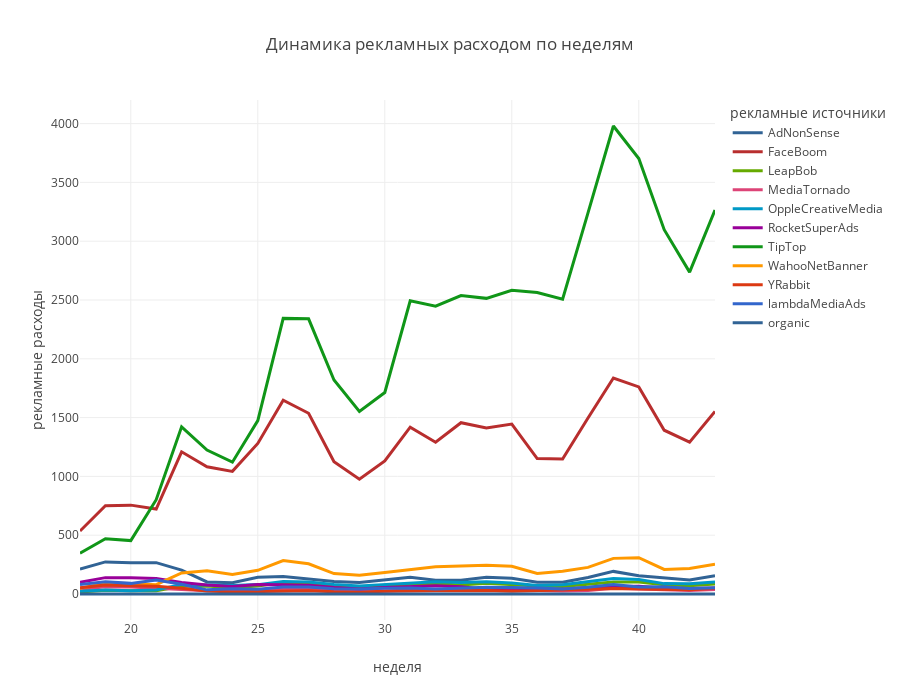

Notebook source saved alongside this figure:
### Markdown cell above
строим графики

### Code cell
fig=px.line(week_cost,
        x='week',
        y='acquisition_cost',
        color='channel',
        template='none',
        color_discrete_sequence=(px
                                .colors
                                .qualitative
                                .G10_r),
        labels={'channel': 'рекламные источники',
                'week': 'неделя',
                'acquisition_cost': 'рекламные расходы'},
        
        title='Динамика рекламных расходом по неделям',
        height=700)
fig.update_traces(line_width=3)
iplot(fig)

### Figure 1 — Plotly figure (JSON) as saved in the notebook; plotly's stock layout.template omitted (floating-point values rounded to 4 significant figures)
{"data": [{"hovertemplate": "рекламные источники=AdNonSense<br>неделя=%{x}<br>рекламные расходы=%{y}<extra></extra>", "legendgroup": "AdNonSense", "line": {"color": "#316395", "dash": "solid", "width": 3}, "marker": {"symbol": "circle"}, "mode": "lines", "name": "AdNonSense", "orientation": "v", "showlegend": true, "type": "scatter", "x": [18, 19, 20, 21, 22, 23, 24, 25, 26, 27, 28, 29, 30, 31, 32, 33, 34, 35, 36, 37, 38, 39, 40, 41, 42, 43], "xaxis": "x", "y": [211.0, 273.0, 265.6, 266.7, 202.7, 102.9, 96.6, 141.8, 148.1, 130.2, 106.0, 97.65, 118.7, 141.8, 116.5, 117.6, 142.8, 133.3, 100.8, 100.8, 139.7, 192.2, 155.4, 136.5, 118.7, 154.3], "yaxis": "y"}, {"hovertemplate": "рекламные источники=FaceBoom<br>неделя=%{x}<br>рекламные расходы=%{y}<extra></extra>", "legendgroup": "FaceBoom", "line": {"color": "#B82E2E", "dash": "solid", "width": 3}, "marker": {"symbol": "circle"}, "mode": "lines", "name": "FaceBoom", "orientation": "v", "showlegend": true, "type": "scatter", "x": [18, 19, 20, 21, 22, 23, 24, 25, 26, 27, 28, 29, 30, 31, 32, 33, 34, 35, 36, 37, 38, 39, 40, 41, 42, 43], "xaxis": "x", "y": [535.7, 750.2, 755.7, 722.7, 1209.0, 1081.0, 1043.0, 1280.0, 1648.0, 1537.0, 1124.0, 975.7, 1131.0, 1419.0, 1290.0, 1456.0, 1411.0, 1445.0, 1152.0, 1148.0, 1496.0, 1837.0, 1761.0, 1393.0, 1291.0, 1552.0], "yaxis": "y"}, {"hovertemplate": "рекламные источники=LeapBob<br>неделя=%{x}<br>рекламные расходы=%{y}<extra></extra>", "legendgroup": "LeapBob", "line": {"color": "#66AA00", "dash": "solid", "width": 3}, "marker": {"symbol": "circle"}, "mode": "lines", "name": "LeapBob", "orientation": "v", "showlegend": true, "type": "scatter", "x": [18, 19, 20, 21, 22, 23, 24, 25, 26, 27, 28, 29, 30, 31, 32, 33, 34, 35, 36, 37, 38, 39, 40, 41, 42, 43], "xaxis": "x", "y": [16.8, 31.71, 26.67, 26.67, 65.52, 66.99, 52.29, 68.46, 99.75, 87.36, 62.58, 61.11, 67.2, 83.58, 87.57, 77.49, 90.51, 77.91, 66.99, 63.84, 81.27, 101.2, 101.0, 78.96, 69.72, 84.42], "yaxis": "y"}, {"hovertemplate": "рекламные источники=MediaTornado<br>неделя=%{x}<br>рекламные расходы=%{y}<extra></extra>", "legendgroup": "MediaTornado", "line": {"color": "#DD4477", "dash": "solid", "width": 3}, "marker": {"symbol": "circle"}, "mode": "lines", "name": "MediaTornado", "orientation": "v", "showlegend": true, "type": "scatter", "x": [18, 19, 20, 21, 22, 23, 24, 25, 26, 27, 28, 29, 30, 31, 32, 33, 34, 35, 36, 37, 38, 39, 40, 41, 42, 43], "xaxis": "x", "y": [38.64, 61.68, 59.04, 50.16, 36.96, 27.6, 29.76, 32.16, 40.56, 43.44, 28.8, 26.4, 25.2, 35.04, 29.04, 40.8, 35.28, 33.84, 30.24, 25.92, 30.24, 48.24, 42.0, 36.96, 29.04, 37.44], "yaxis": "y"}, {"hovertemplate": "рекламные источники=OppleCreativeMedia<br>неделя=%{x}<br>рекламные расходы=%{y}<extra></extra>", "legendgroup": "OppleCreativeMedia", "line": {"color": "#0099C6", "dash": "solid", "width": 3}, "marker": {"symbol": "circle"}, "mode": "lines", "name": "OppleCreativeMedia", "orientation": "v", "showlegend": true, "type": "scatter", "x": [18, 19, 20, 21, 22, 23, 24, 25, 26, 27, 28, 29, 30, 31, 32, 33, 34, 35, 36, 37, 38, 39, 40, 41, 42, 43], "xaxis": "x", "y": [24.0, 34.5, 27.5, 34.25, 81.75, 79.5, 71.5, 79.75, 107.0, 102.5, 81.0, 68.0, 80.75, 90.75, 104.0, 98.5, 103.8, 92.75, 72.75, 78.0, 105.8, 132.2, 123.0, 88.25, 88.0, 101.5], "yaxis": "y"}, {"hovertemplate": "рекламные источники=RocketSuperAds<br>неделя=%{x}<br>рекламные расходы=%{y}<extra></extra>", "legendgroup": "RocketSuperAds", "line": {"color": "#990099", "dash": "solid", "width": 3}, "marker": {"symbol": "circle"}, "mode": "lines", "name": "RocketSuperAds", "orientation": "v", "showlegend": true, "type": "scatter", "x": [18, 19, 20, 21, 22, 23, 24, 25, 26, 27, 28, 29, 30, 31, 32, 33, 34, 35, 36, 37, 38, 39, 40, 41, 42, 43], "xaxis": "x", "y": [99.45, 139.2, 138.1, 131.0, 97.7, 76.05, 63.18, 80.73, 78.26, 75.08, 55.96, 41.86, 54.6, 61.88, 69.61, 62.01, 40.3, 51.35, 40.62, 40.95, 56.23, 63.7, 66.3, 51.68, 46.48, 50.7], "yaxis": "y"}, {"hovertemplate": "рекламные источники=TipTop<br>неделя=%{x}<br>рекламные расходы=%{y}<extra></extra>", "legendgroup": "TipTop", "line": {"color": "#109618", "dash": "solid", "width": 3}, "marker": {"symbol": "circle"}, "mode": "lines", "name": "TipTop", "orientation": "v", "showlegend": true, "type": "scatter", "x": [18, 19, 20, 21, 22, 23, 24, 25, 26, 27, 28, 29, 30, 31, 32, 33, 34, 35, 36, 37, 38, 39, 40, 41, 42, 43], "xaxis": "x", "y": [347.0, 470.0, 454.0, 801.8, 1421.0, 1224.0, 1121.0, 1474.0, 2344.0, 2340.0, 1820.0, 1552.0, 1713.0, 2494.0, 2448.0, 2538.0, 2514.0, 2583.0, 2563.0, 2506.0, 3241.0, 3980.0, 3703.0, 3098.0, 2737.0, 3266.0], "yaxis": "y"}, {"hovertemplate": "рекламные источники=WahooNetBanner<br>неделя=%{x}<br>рекламные расходы=%{y}<extra></extra>", "legendgroup": "WahooNetBanner", "line": {"color": "#FF9900", "dash": "solid", "width": 3}, "marker": {"symbol": "circle"}, "mode": "lines", "name": "WahooNetBanner", "orientation": "v", "showlegend": true, "type": "scatter", "x": [18, 19, 20, 21, 22, 23, 24, 25, 26, 27, 28, 29, 30, 31, 32, 33, 34, 35, 36, 37, 38, 39, 40, 41, 42, 43], "xaxis": "x", "y": [49.2, 92.4, 90.0, 79.2, 179.4, 196.8, 166.2, 201.6, 285.0, 256.8, 174.0, 159.6, 182.4, 204.6, 231.6, 238.2, 244.8, 235.8, 174.6, 192.6, 226.2, 303.0, 309.0, 208.8, 216.0, 253.2], "yaxis": "y"}, {"hovertemplate": "рекламные источники=YRabbit<br>неделя=%{x}<br>рекламные расходы=%{y}<extra></extra>", "legendgroup": "YRabbit", "line": {"color": "#DC3912", "dash": "solid", "width": 3}, "marker": {"symbol": "circle"}, "mode": "lines", "name": "YRabbit", "orientation": "v", "showlegend": true, "type": "scatter", "x": [18, 19, 20, 21, 22, 23, 24, 25, 26, 27, 28, 29, 30, 31, 32, 33, 34, 35, 36, 37, 38, 39, 40, 41, 42, 43], "xaxis": "x", "y": [52.2, 75.9, 69.3, 65.4, 49.8, 25.8, 17.46, 22.14, 27.9, 28.26, 19.44, 15.66, 22.86, 27.33, 28.56, 28.56, 30.03, 24.36, 27.93, 29.76, 39.6, 47.52, 45.36, 38.31, 36.45, 48.33], "yaxis": "y"}, {"hovertemplate": "рекламные источники=lambdaMediaAds<br>неделя=%{x}<br>рекламные расходы=%{y}<extra></extra>", "legendgroup": "lambdaMediaAds", "line": {"color": "#3366CC", "dash": "solid", "width": 3}, "marker": {"symbol": "circle"}, "mode": "lines", "name": "lambdaMediaAds", "orientation": "v", "showlegend": true, "type": "scatter", "x": [18, 19, 20, 21, 22, 23, 24, 25, 26, 27, 28, 29, 30, 31, 32, 33, 34, 35, 36, 37, 38, 39, 40, 41, 42, 43], "xaxis": "x", "y": [81.6, 103.2, 90.4, 119.2, 83.2, 35.2, 45.6, 40.0, 59.2, 60.0, 44.8, 41.6, 49.6, 52.0, 41.6, 46.4, 57.6, 54.4, 52.0, 41.6, 57.6, 80.0, 59.2, 60.8, 47.2, 53.6], "yaxis": "y"}, {"hovertemplate": "рекламные источники=organic<br>неделя=%{x}<br>рекламные расходы=%{y}<extra></extra>", "legendgroup": "organic", "line": {"color": "#316395", "dash": "solid", "width": 3}, "marker": {"symbol": "circle"}, "mode": "lines", "name": "organic", "orientation": "v", "showlegend": true, "type": "scatter", "x": [18, 19, 20, 21, 22, 23, 24, 25, 26, 27, 28, 29, 30, 31, 32, 33, 34, 35, 36, 37, 38, 39, 40, 41, 42, 43], "xaxis": "x", "y": [0.0, 0.0, 0.0, 0.0, 0.0, 0.0, 0.0, 0.0, 0.0, 0.0, 0.0, 0.0, 0.0, 0.0, 0.0, 0.0, 0.0, 0.0, 0.0, 0.0, 0.0, 0.0, 0.0, 0.0, 0.0, 0.0], "yaxis": "y"}], "layout": {"height": 700, "legend": {"title": {"text": "рекламные источники"}, "tracegroupgap": 0}, "title": {"text": "Динамика рекламных расходом по неделям"}, "xaxis": {"anchor": "y", "domain": [0, 1], "title": {"text": "неделя"}}, "yaxis": {"anchor": "x", "domain": [0, 1], "title": {"text": "рекламные расходы"}}}}
